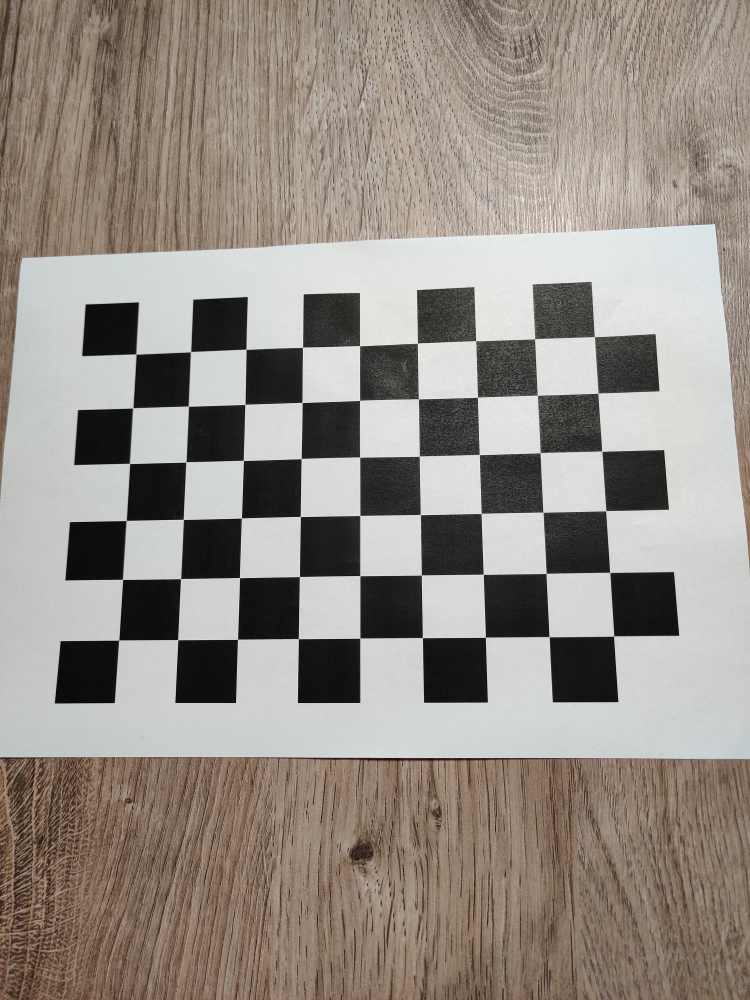
#> input picture Checker-Images-Train-Run1/IMG_20240209_200103.jpg, 3000 x 4000 px (shown at 1/4 size); its folder holds only this picture in this run
$ python CameraGeometricCalibration.py
#> lines starting #> are read from the running program, lines starting #| are printed output that depends on the picture; long printed decimals are rounded
import cv2
import numpy as np
import glob

# Im resizing the images because when we do cv2.imshow in the calibration function, the images are super zoomed in
def resize_images(images, new_width, new_height):
        resized_images = []
        for image in images:
            img2 = cv2.imread(image)
            resized_img = cv2.resize(img2, (new_width, new_height))
            resized_images.append(resized_img)
        return resized_images

def calibrate_camera(images, square_size):

    # termination criteria
    criteria = (cv2.TERM_CRITERIA_EPS + cv2.TERM_CRITERIA_MAX_ITER, 30, 0.001)

    # Some of the below code was taken from here:
    # https://docs.opencv.org/4.x/dc/dbb/tutorial_py_calibration.html

    # It's to prepare object points (our board is 7x10 so we want 6x9 points I think)
    objp = np.zeros((6*9,3), np.float32)
    objp[:,:2] = np.mgrid[0:9,0:6].T.reshape(-1,2) * square_size

    # Arrays to store object points and image points from all the images.
    objpoints = [] # 3d point in real world space
    imgpoints = [] # 2d points in image plane.

    for img in images:

        # We do the following on the image to improve the accuracy of the corner detection:
        # Turning image to grayscale
        # Enhancing edges -> Cany Edge Detection
        # For getting rid of light reflections -> Histogram Equalization

        processed_img = cv2.cvtColor(img, cv2.COLOR_BGR2GRAY)
        processed_img = cv2.equalizeHist(processed_img)

        # Find the chess board corners
        ret, corners = cv2.findChessboardCorners(processed_img, (9,6), None)

        # If found, add object points, image points
        if ret == True:
            print("Found the corners in the image. Proceeding with automatic calibration...")

            objpoints.append(objp)

            # Refines the corner positions - findChessboardCorners uses this function,
            # but we can use it with different parameters to get better results
            corners2 = cv2.cornerSubPix(processed_img, corners, (20,20), (-1,-1), criteria)

            imgpoints.append(corners2)

            # Draw and display the corners
            cv2.drawChessboardCorners(img, (9,6), corners2, ret)
            cv2.imshow('img', img)
            # Wait for key press
            cv2.waitKey(0)

        # If we didn't find the corners, we will do manual calibration
        else:
            print("Could not find the corners in the image. Proceeding with manual calibration...")

            corners = manual_calibrate(img, square_size)
            objpoints.append(objp)
            imgpoints.append(corners)

            # We set to true to be able to use the corner drawing function
            ret = True
            # Draw and display the corners
            cv2.drawChessboardCorners(img, (9,6), corners, ret)
            cv2.imshow('img', img)
            cv2.waitKey(0)

    cv2.destroyAllWindows()

    return objpoints, imgpoints, processed_img

# We manually calibrate the camera by clicking on the corners of the checkerboard
# The first image you see is the one you have to click on the corners
# The second image that will pop up it will show the points you clicked with red circles
# Make sure to click the corners in the following order: top-left, top-right, bottom-left, bottom-right
# [127 lines left out: functions manual_calibrate, interpolate_board_points_homography, click_event, click_event_zoomed, not called in this run]

def draw_3D_axis(ret, mtx, dist, rvecs, tvecs, training_image):
    # Axis points in 3D space. We'll draw the axis lines from the origin to these points.
    # Increasing the numbers makes the lines longer
    axis = np.float32([[0, 0, 0], [9, 0, 0], [0, 9, 0], [0, 0, -9]]).reshape(-1, 3)

    img_with_axes = training_image.copy()

    # Project the 3D points to the 2D image plane
    imgpts, jac = cv2.projectPoints(axis, rvecs, tvecs, mtx, dist)
    imgpts = imgpts.astype(int)

    # Define the origin (chessboard corner in this case)
    origin = tuple(imgpts[0].ravel())
    img_with_axes = cv2.line(img_with_axes, origin, tuple(imgpts[1].ravel()), (0, 0, 255), 5)  # X-Axis in red
    img_with_axes = cv2.line(img_with_axes, origin, tuple(imgpts[2].ravel()), (0, 255, 0), 5)  # Y-Axis in green
    img_with_axes = cv2.line(img_with_axes, origin, tuple(imgpts[3].ravel()), (255, 0, 0), 5)  # Z-Axis in blue

    cv2.imshow('Image_with_axes', img_with_axes)
    cv2.waitKey(0)
    cv2.destroyAllWindows()

    return imgpts, img_with_axes

def draw_3D_cube(ret, mtx, dist, rvecs, tvecs, imgpts, img_with_axes):

    # Define a cube with side length 2, centered at the origin
    side_length = 5
    cube = np.float32([
        [0, 0, 0],  # Bottom-back-left at origin
        [side_length, 0, 0],  # Bottom-back-right
        [side_length, side_length, 0],  # Bottom-front-right
        [0, side_length, 0],  # Bottom-front-left
        [0, 0, -side_length],  # Top-back-left
        [side_length, 0, -side_length],  # Top-back-right
        [side_length, side_length, -side_length],  # Top-front-right
        [0, side_length, -side_length]  # Top-front-left
    ])

    # Project the cubes corners on the 2D image plane
    imgpts_cube, _ = cv2.projectPoints(cube, rvecs, tvecs, mtx, dist)
    imgpts_cube = imgpts_cube.reshape(-1, 2).astype(int)

    # Edges of the cube
    edges = [
        (0, 1), (1, 2), (2, 3), (3, 0),  # Bottom face
        (4, 5), (5, 6), (6, 7), (7, 4),  # Top face
        (0, 4), (1, 5), (2, 6), (3, 7)   # Vertical edges connecting top and bottom faces
    ]

    # Draw the edges
    for start, end in edges:
        img_with_axes = cv2.line(img_with_axes, tuple(imgpts_cube[start]), tuple(imgpts_cube[end]), (0, 165, 255), 3)

    img_with_cube = img_with_axes
    cv2.imshow('Image with Cube', img_with_cube)
    cv2.waitKey(0)
    cv2.destroyAllWindows()

def main():

    while True:
        run_choice = input("Choose training run (1, 2, or 3): ")
#> the answer given: 1

        if run_choice == "1":
            print("Training with all 25 images - 5 of them were manually calibrated")
            images = glob.glob('Checker-Images-Train-Run1/*.jpg')
            break
        elif run_choice == "2":
            print("Training with 10 images - all of them were automatically calibrated")
            images = glob.glob('Checker-Images-Train-Run2/*.jpg')
            break
        elif run_choice == "3":
            print("Training with 5 images - all of them were automatically calibrated")
            images = glob.glob('Checker-Images-Train-Run3/*.jpg')
            break
        else:
            print("Invalid choice. Please choose either 1, 2, or 3.")

    square_size = 2.4

    # Read the first image to get its height and width
    img = cv2.imread(images[0])
#> img is the input picture: shape (4000, 3000, 3); mean B, G, R 133.4, 141.3, 149

    # Original Image Dimensions are 4000x3000
    height, width = img.shape[:2]
#> height = 4000; width = 3000

    # New dimensioons are 1333x1000
    new_width = width // 3
#> new_width = 1000
    new_height = height // 4
#> new_height = 1000

    ################### Camera Calibration ###################

    # Resize the images
    resized_images = resize_images(images, new_width, new_height)
#> in resize_images, `resized_img = cv2.resize(img2, (new_width, new_height))`:
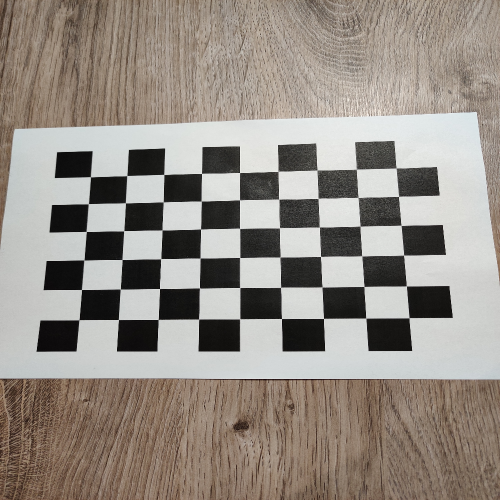
#> resized_img: shape (1000, 1000, 3) (shown at 1/2 size); mean B, G, R 133.7, 141.5, 149.2
#> resized_images = 1 item

    # Call the camera calibration function - automatic calibration
    objpoints, imgpoints, gray_img = calibrate_camera(resized_images, square_size)
#> the loop in calibrate_camera, `for img in images:` made 1 pass
#> (printed output is left out)
#> pass 1, in calibrate_camera, `processed_img = cv2.equalizeHist(processed_img)`:
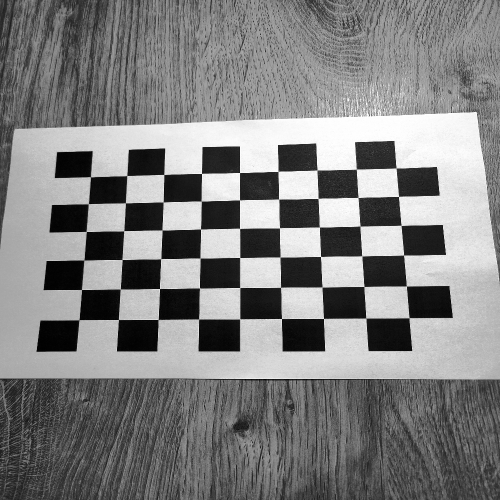
#> processed_img: shape (1000, 1000) (shown at 1/2 size); min 0, max 255, mean 128.3
#> pass 1, in calibrate_camera, `cv2.imshow('img', img)`:
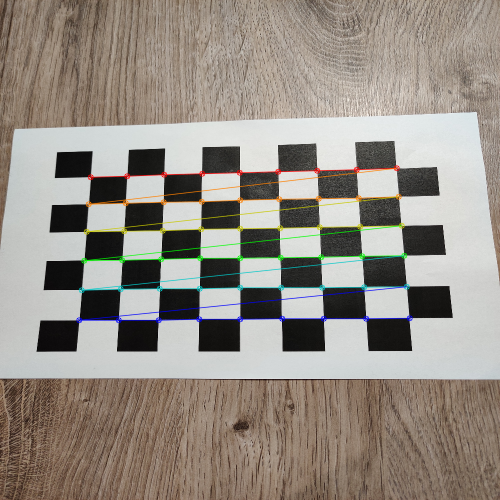
#> window 'img': shape (1000, 1000, 3) (shown at 1/2 size); mean B, G, R 133, 141.6, 148.8
#> objpoints = 1 item; imgpoints = 1 item

    # rvecs and tvecs here are only used to get the error
    ret, mtx, dist, rvecs, tvecs = cv2.calibrateCamera(objpoints, imgpoints, gray_img.shape[::-1], None, None)
#> ret = 0.339; mtx = [[824.8, 0, 536.3], [0, 612.6, 494.1], [0, 0, 1]]; dist = [[0.0521, -0.405, 0.00116, -0.000599, 0.859]]; rvecs = ([-0.156, 0.0667, -0.0172],); tvecs = ([-11.34, -6.03, 26.4],)

    ##################### Online Phase #######################

    # We get the test image, find the corner points, and use the mtx and dist from the camera calibration and the test image points to
    # get the rvecs and tvecs. We then use those to create the 3D axis and cube

    testing_image = cv2.imread("Checker-Images-Testing/IMG_Testing3.jpg")
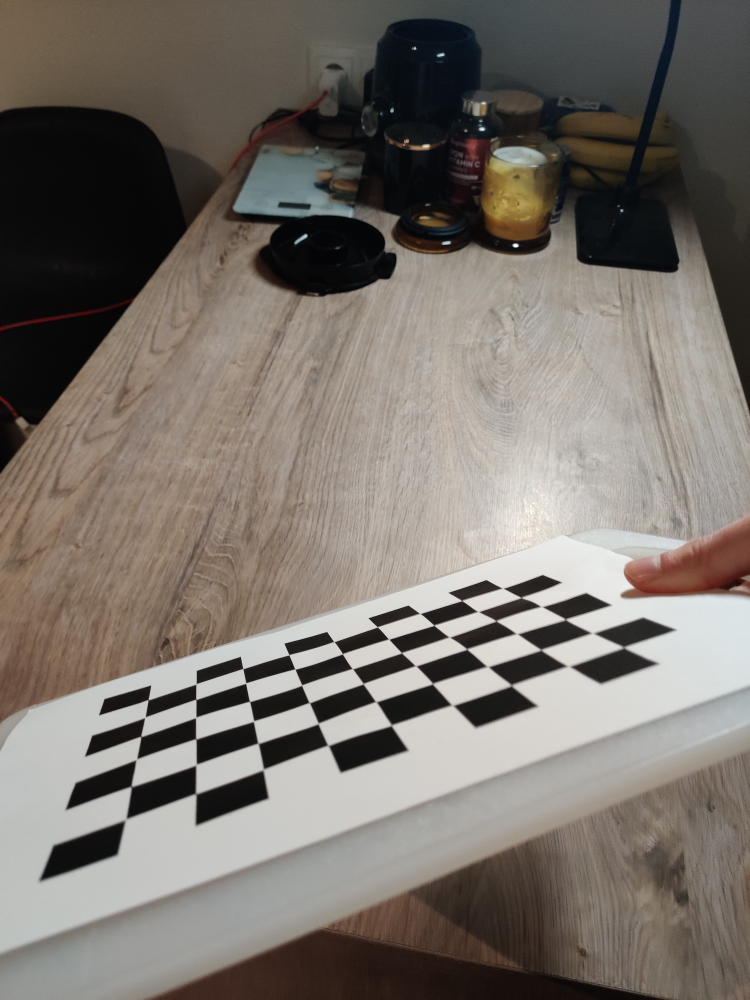
#> input picture Checker-Images-Testing/IMG_Testing3.jpg, 3000 x 4000 px (shown at 1/4 size)
#> testing_image is the input picture: shape (4000, 3000, 3); mean B, G, R 107.4, 114.2, 120.9
    # Manually resize the training image
    resized_testing_image = cv2.resize(testing_image, (new_width, new_height))
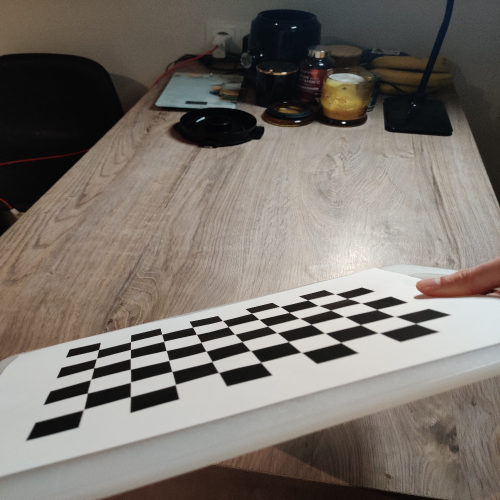
#> resized_testing_image: shape (1000, 1000, 3) (shown at 1/2 size); mean B, G, R 107.7, 114.5, 121.1

    ret, imgpoints_test = cv2.findChessboardCorners(resized_testing_image, (9,6), None)
#> ret = True; imgpoints_test = 54 rows, first 8: [197.4, 699.5], [261.4, 683.9], [324, 668.6], [385.2, 654.8], [445.4, 641.5], [503.3, 626.9], [559.4, 613.5], [615.6, 600.6]

    objp = np.zeros((6*9, 3), np.float32)
    objp[:, :2] = np.mgrid[0:9, 0:6].T.reshape(-1, 2) * square_size

    ret, rvecs_test, tvecs_test = cv2.solvePnP(objp, imgpoints_test, mtx, dist)
#> rvecs_test = [-1.5, -0.045, -0.393]; tvecs_test = [-12.55, 10.28, 31.37]

    # Works without, maybe we can use them, I don't know

    # newcameramtx, roi = cv2.getOptimalNewCameraMatrix(mtx, dist, (new_width,new_height), 1, (new_width,new_height))
    # # undistort
    # dst = cv2.undistort(img, mtx, dist, None, newcameramtx)
    # # crop the image
    # x, y, w, h = roi
    # dst = dst[y:y+h, x:x+w]

    # Checking the error of the calibration
    # Doesn't work for some reason when we do manual calibration
    mean_error = 0
    for i in range(len(objpoints)):
        imgpoints2, _ = cv2.projectPoints(objpoints[i], rvecs[i], tvecs[i], mtx, dist)
        error = cv2.norm(imgpoints[i], imgpoints2, cv2.NORM_L2)/len(imgpoints2)
        mean_error += error
#> this loop made 1 pass
#> (error, mean_error) on pass 1: (0.0461, 0.0461)
#> after the loop, mean_error = 0.0461
    print( "total error: {}".format(mean_error/len(objpoints)) )
#| total error: 0.04608

    # Draw the 3D axis and the cube on the test image
    imgpts, img_with_axes = draw_3D_axis(ret, mtx, dist, rvecs_test, tvecs_test, resized_testing_image)
#> in draw_3D_axis, `imgpts, jac = cv2.projectPoints(axis, rvecs, tvecs, mtx, dist)`: imgpts = [[205.3, 695.6], [435.3, 644.1], [167.5, 781], [146.1, 524.7]]
#> in draw_3D_axis, `imgpts = imgpts.astype(int)`: imgpts = [[205, 695], [435, 644], [167, 780], [146, 524]]
#> in draw_3D_axis, `origin = tuple(imgpts[0].ravel())`: origin = (205, 695)
#> imgpts = [[205, 695], [435, 644], [167, 780], [146, 524]]
    draw_3D_cube(ret, mtx, dist, rvecs_test, tvecs_test, imgpts, img_with_axes)
#> in draw_3D_cube, `imgpts_cube, _ = cv2.projectPoints(cube, rvecs, tvecs, mtx, dist)`: imgpts_cube = [[205.3, 695.6], [337.2, 666], [344.7, 698.1], [188.3, 735.3], [172.8, 601.6], [307.7, 575.6], [310, 592.5], [150.4, 624.1]]
#> in draw_3D_cube, `imgpts_cube = imgpts_cube.reshape(-1, 2).astype(int)`: imgpts_cube = [[205, 695], [337, 666], [344, 698], [188, 735], [172, 601], [307, 575], [310, 592], [150, 624]]
#> the loop in draw_3D_cube, `for start, end in edges:` made 12 passes
#> pass 1, in draw_3D_cube, `img_with_axes = cv2.line(img_with_axes, tuple(imgpts_cube[start]), tup..`:
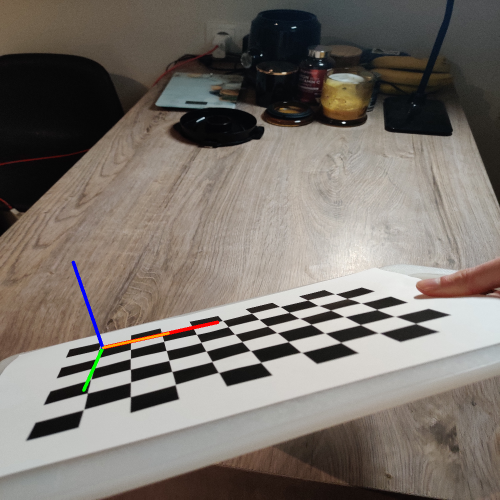
#> img_with_axes: shape (1000, 1000, 3) (shown at 1/2 size); mean B, G, R 107.6, 114.3, 121.1
#> after the loop in draw_3D_cube, `for start, end in edges:`:
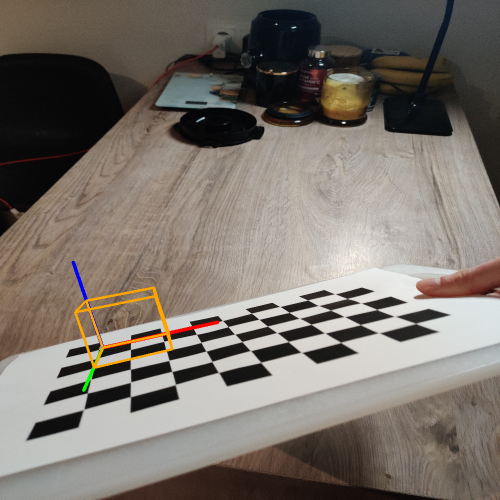
#> img_with_axes: shape (1000, 1000, 3) (shown at 1/2 size); mean B, G, R 107, 114.5, 121.7

if __name__ == "__main__":
    main()
